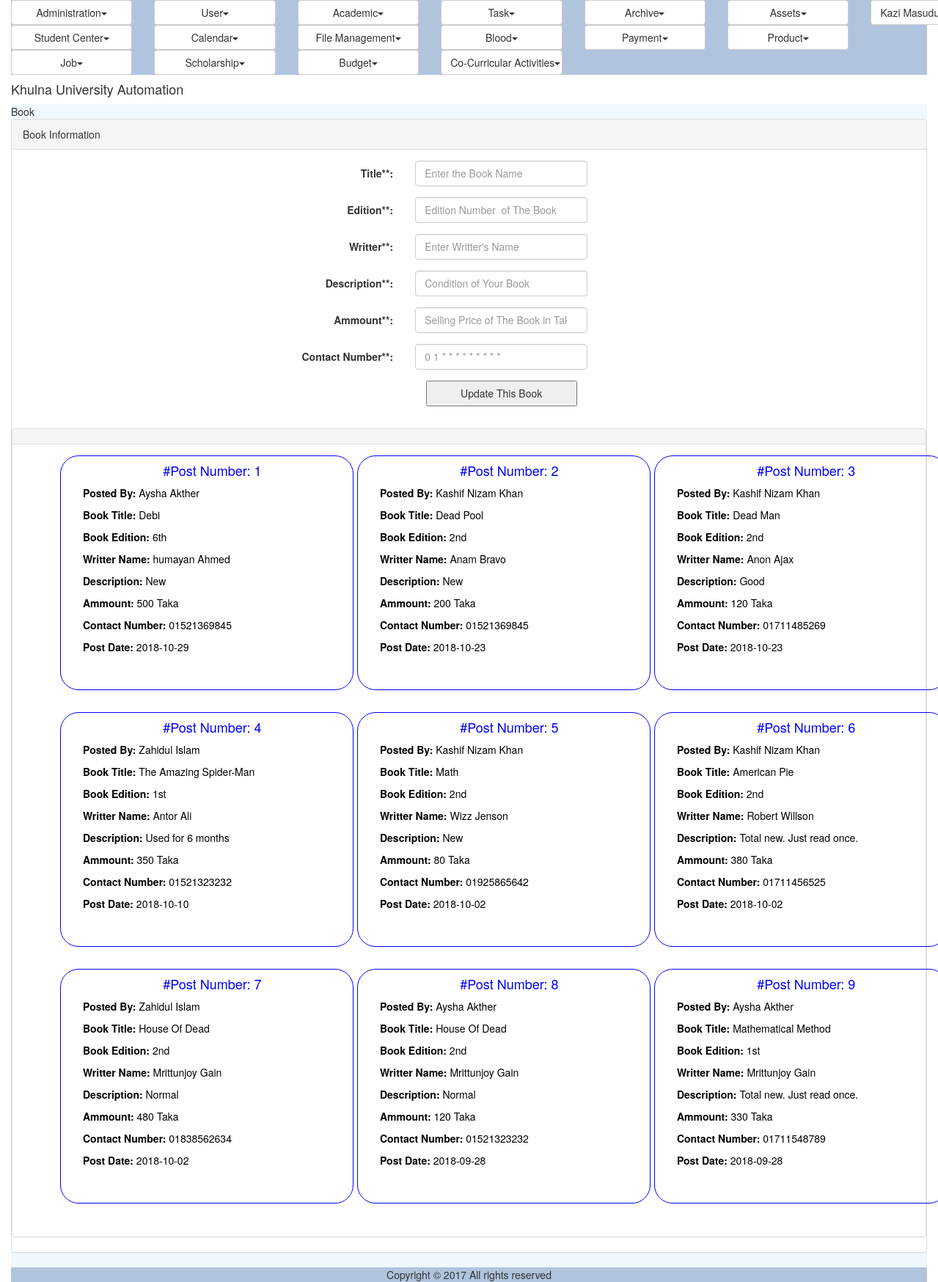
Screenshot of /list_book.php (signed in) with the database file from the repository.
### tables this page shows
CREATE TABLE IF NOT EXISTS `bsms_book` (
  `id` int(11) NOT NULL AUTO_INCREMENT,
  `user_name` varchar(1000) NOT NULL,
  `name` varchar(1000) NOT NULL,
  `edition` varchar(1000) NOT NULL,
  `writter` varchar(1000) NOT NULL,
  `description` varchar(1000) NOT NULL,
  `user_id` varchar(20) NOT NULL,
  `ammount` double NOT NULL,
  `contact_number` varchar(11) NOT NULL,
  `date` date NOT NULL,
  `img_name` varchar(1000) NOT NULL,
  `img` longblob NOT NULL,
  PRIMARY KEY (`id`)
);

### util/class.util.inc (called while the page is built, shortened)
<?php
class ConfigUtil implements I_DBConfig, I_LogConfig, I_LanguageConfig{
	public static $s_instance;
	private $_host;
	private $_username;
	private $_password;
	private $_database;
	public static function getInstance() {
		if(!self::$s_instance) {
			self::$s_instance = new self();
		}
		return self::$s_instance;
	}
	private function readConfig(){
		$this->_ini_array = parse_ini_file(CONFIG.'system.ini');
		$this->_host =	$this->_ini_array['db_host'];
		$this->_username = $this->_ini_array['db_username'];
		$this->_password = $this->_ini_array['db_password'];
		$this->_database = $this->_ini_array['db_database'];
	}
	public function getDBHost(){
		return $this->_host;
	}
	public function getDBUserName(){
		return $this->_username;
	}
	public function getDBPassword(){
		return $this->_password;
	}
	public function getDBName(){
		return $this->_database;
	}
}
class DBUtil implements I_DBUtil {
	private static $s_instance;
	private $_host;
	private $_username;
	private $_password;
	private $_database;
	protected $_connection;
	protected $_result;
	public static function getInstance() {
		if(!self::$s_instance) {
			self::$s_instance = new self();
		}
		return self::$s_instance;
	}
	private function readDBConfig(){
		$_config = ConfigUtil::getInstance();
		$this->_host = $_config->getDBHost();
		$this->_username = $_config->getDBUserName();
		$this->_password = $_config->getDBPassword();
		$this->_database = $_config->getDBName();
	}
	private function setConnection(){
		$this->_connection = new mysqli($this->_host, $this->_username,
			$this->_password, $this->_database);
	}
	public function doQuery($sql) {
		$this->_result = $this->_connection->query($sql) or die(mysqli_error($this->_connection));
		return $this->_result;
	}
	public function getNumRows() {
		$this->_numRows = mysqli_num_rows($this->_result);
		return $this->_numRows;
	}
	public function getAllRows() {
		$rows = array();
		for($x = 0; $x < $this->getNumRows(); $x++) {
			$rows[] = mysqli_fetch_assoc($this->_result);
		}
		return $rows;
	}
}
class LogUtil{
	private static $s_instance;
	public static function getInstance(){
		if(!self::$s_instance) {
			self::$s_instance = new self();
		}
		return self::$s_instance;
	}
}
class LangUtil{
	private static $s_instance;
	public static function getInstance() {
		if(!self::$s_instance) {
			self::$s_instance = new self();
		}
		return self::$s_instance;
	}
}
?>

### modules/book/ui/blade/view.book_list.blade.inc (called while the page is built, shortened)
<?php
include_once UTILITY.'class.util.inc';
include_once MODULES_BOOK.'bao/class.book_list_bao.inc';
$_BookListBAO = new BookListBAO();
?>

### modules/book/bao/class.book_list_bao.inc (called while the page is built, shortened)
<?php
include_once UTILITY.'class.util.inc';
include_once MODULES_BOOK.'dao/class.book_list_dao.inc';
Class BookListBAO{
	private $_BookListDAO;
	public function __construct(){
		$this->_BookListDAO = new BookListDAO();
	}
	public function getAllBook(){
		$Result = $this->_BookListDAO->getAllBook();
		return $Result;
	}
}
?>

### modules/book/dao/class.book_list_dao.inc (called while the page is built, shortened)
<?php
include_once COMMON.'class.common.inc';
include_once UTILITY.'class.util.inc';
include_once COMMON.'class.common.book.inc';
Class BookListDAO{
	private $_DB;
	public function __construct(){
		$this->_DB = DBUtil::getInstance();
	}
	public function getAllBook(){
		$BookList = array();
		$this->_DB->doQuery("SELECT * FROM bsms_book ORDER BY date DESC");
		$rows = $this->_DB->getAllRows();
		for($i = 0; $i < sizeof($rows); $i++) {
			$row = $rows[$i];
			$this->_Book = new Book();
				$this->_Book->setBookID ( $row['id']);
				$this->_Book->setUserName ( $row['user_name']);
		    $this->_Book->setUserID ( $row['user_id']);
		    $this->_Book->setTitle ( $row['name'] );
		    $this->_Book->setEdition ( $row['edition'] );
		    $this->_Book->setWritter( $row['writter'] );
				$this->_Book->setDescription( $row['description'] );
		    $this->_Book->setAmmount( $row['ammount'] );
		    $this->_Book->setContactNumber( $row['contact_number'] );
		    $this->_Book->setDate( $row['date'] );
				$this->_Book->setImageName($row['img_name']);
				$this->_Book->setImage($row['img']);
		    $BookList[]=$this->_Book;
		}
		$Result = new Result();
		$Result->setIsSuccess(1);
		$Result->setResultObject($BookList);
		return $Result;
	}
}
?>

### common/class.common.inc (called while the page is built, shortened)
<?php
class Result{
    private $_IsSuccess=0;
    private $_ResultObject;
    public function setIsSuccess($IsSuccess){
        $this->_IsSuccess = $IsSuccess;
    }
    public function getIsSuccess(){
        return $this->_IsSuccess;
    }
    public function setResultObject($ResultObject){
        $this->_ResultObject = $ResultObject;
    }
    public function getResultObject(){
        return $this->_ResultObject;
    }
}
?>

### modules/book/ui/view.book_list.inc (the view, shortened to what this page needs)
<?php
include_once 'blade/view.book_list.blade.inc';
include_once COMMON.'class.common.inc';
include_once UTILITY.'class.util.inc';
?>
<div class="panel panel-default">
    <div class="panel-heading">Book Information</div>
    <div class="panel-body">
	<div id="form">
		<form method="post" class="form-horizontal" enctype="multipart/form-data">
			<div class="form-group">
              	<label class="control-label col-sm-4" for="txtBookTitle">Title**:</label>
              	<div class="col-sm-6">
              		<input type="text" name="txtBookTitle" class="form-control" placeholder="Enter the Book Name" value="<?php if(isset($_GET['edit'])) echo $globalBook->getTitle(); ?>" required/>
			  	</div>
			</div>
			<div class="form-group">
              	<label class="control-label col-sm-4" for="txtBookEdition">Edition**:</label>
              	<div class="col-sm-6">
              		<input type="text" name="txtBookEdition" class="form-control" placeholder="Edition Number  of The Book" value="<?php if(isset($_GET['edit'])) echo $globalBook->getEdition(); ?>" required/>
			  	</div>
			</div>
			<div class="form-group">
              	<label class="control-label col-sm-4" for="txtWritter">Writter**:</label>
              	<div class="col-sm-6">
					<input type="text" name="txtWritter" class="form-control" placeholder="Enter Writter's Name" value="<?php if(isset($_GET['edit'])) echo $globalBook->getWritter(); ?>" required/>
				</div>
			</div>
			<div class="form-group">
              	<label class="control-label col-sm-4" for="txtDescription">Description**:</label>
              	<div class="col-sm-6">
					<input type="text" name="txtDescription" class="form-control" placeholder="Condition of Your Book" value="<?php if(isset($_GET['edit'])) echo $globalBook->getDescription(); ?>" required/>
				</div>
			</div>
      <div class="form-group">
                <label class="control-label col-sm-4" for="txtAmmount">Ammount**:</label>
                <div class="col-sm-6">
            <input type="number" name="txtAmmount" class="form-control" placeholder="Selling Price of The Book in Taka" value="<?php if(isset($_GET['edit'])) echo $globalBook->getAmmount(); ?>" maxlength="6"/>
          </div>
      </div>
			<div class="form-group">
              	<label class="control-label col-sm-4" for="txtContactNumber">Contact Number**:</label>
              	<div class="col-sm-6">
			  		<input type="text" name="txtContactNumber" class="form-control" placeholder="0 1 * * * * * * * * *" maxlength="11" value="<?php if(isset($_GET['edit'])) echo $globalBook->getContactNumber(); ?>" required/>
			  	</div>
			</div>
	        <div class="form-group">
              	<div class="col-sm-offset-2 col-sm-10">
					             <button type="submit" value="update" name="update">Update This Book</button>
			          </div>
          </div>
		</form>
	</div>
	</div>
<div class="panel panel-default">
    <div class="panel-heading">
    </div>
    <div class="panel-body">
    	<?php
			$Result = $_BookListBAO->getAllBook();
			if($Result->getIsSuccess()){
				$BookList = $Result->getResultObject();
				?>
				<?php
				for($i = 0; $i < sizeof($BookList); $i++) {
					$Book = $BookList[$i];
					?>
					<div style="float:left; width:33.33%; height:350px;padding-left:50px">
            <div style="height: 320px;width: 400px;box-sizing: border-box ;border: 1px solid blue; color:black; border-radius:25px; ">
              <h4 style="color:blue;padding-left:35%"><p>#Post Number:  <?php echo $i+1 ?></p></h4>
              <p style="padding-left:30px" ><span>Posted By: </span><?php echo $Book->getUserName(); ?></p>
					    <p style="padding-left:30px"><span>Book Title: </span><?php echo $Book->getTitle(); ?></p>
					    <p style="padding-left:30px"><span>Book Edition: </span> <?php echo $Book->getEdition(); ?></p>
					    <p style="padding-left:30px"><span>Writter Name: </span><?php echo $Book->getWritter(); ?></p>
              <p style="padding-left:30px"><span>Description: </span><?php echo $Book->getDescription(); ?></p>
					    <p style="padding-left:30px"><span>Ammount: </span><?php echo $Book->getAmmount()." Taka"; ?></p>
					    <p style="padding-left:30px"><span>Contact Number: </span><?php echo $Book->getContactNumber()?></p>
					    <p style="padding-left:30px"><span>Post Date: </span><?php echo $Book->getDate()?></p>
              <br /><br />
              </div>
            </div>
				<?php
				}
			}
			else{
				echo $Result->getResultObject();
			}
		?>
    </div>
</div>

### resources/css/style.css (style rules this page uses)
#form { width:500px; margin:0px auto; text-align:center; }
#form form input { width:100%; height:35px; }
form button { width:50%; height:35px; }

### rows the page displays
bsms_book: user_name "Aysha Akther", name "Debi", edition "6th", writter "humayan Ahmed", description "New", ammount "500", contact_number "01521369845", date "2018-10-29"
bsms_book: user_name "Kashif Nizam Khan", name "Dead Pool", edition "2nd", writter "Anam Bravo", description "New", ammount "200", contact_number "01521369845", date "2018-10-23"
bsms_book: user_name "Kashif Nizam Khan", name "Dead Man", edition "2nd", writter "Anon Ajax", description "Good", ammount "120", contact_number "01711485269", date "2018-10-23"
bsms_book: user_name "Zahidul Islam", name "The Amazing Spider-Man", edition "1st", writter "Antor Ali", description "Used for 6 months", ammount "350", contact_number "01521323232", date "2018-10-10"
bsms_book: user_name "Kashif Nizam Khan", name "Math", edition "2nd", writter "Wizz Jenson", description "New", ammount "80", contact_number "01925865642", date "2018-10-02"
bsms_book: user_name "Kashif Nizam Khan", name "American Pie", edition "2nd", writter "Robert Willson", description "Total new. Just read once.", ammount "380", contact_number "01711456525", date "2018-10-02"
bsms_book: user_name "Zahidul Islam", name "House Of Dead", edition "2nd", writter "Mrittunjoy Gain", description "Normal", ammount "480", contact_number "01838562634", date "2018-10-02"
bsms_book: user_name "Aysha Akther", name "House Of Dead", edition "2nd", writter "Mrittunjoy Gain", description "Normal", ammount "120", contact_number "01521323232", date "2018-09-28"
bsms_book: user_name "Aysha Akther", name "Mathematical Method", edition "1st", writter "Mrittunjoy Gain", description "Total new. Just read once.", ammount "330", contact_number "01711548789", date "2018-09-28"

### other values shown
$globalMenu[$i]->getTitle() "Administration User Academic Task Archive Assets Student Center Calendar File Management Blood Payment Product Job Scholarship Budget Co-Curricular Activities"
$CurrentUser->getFullName() "Kazi…"
